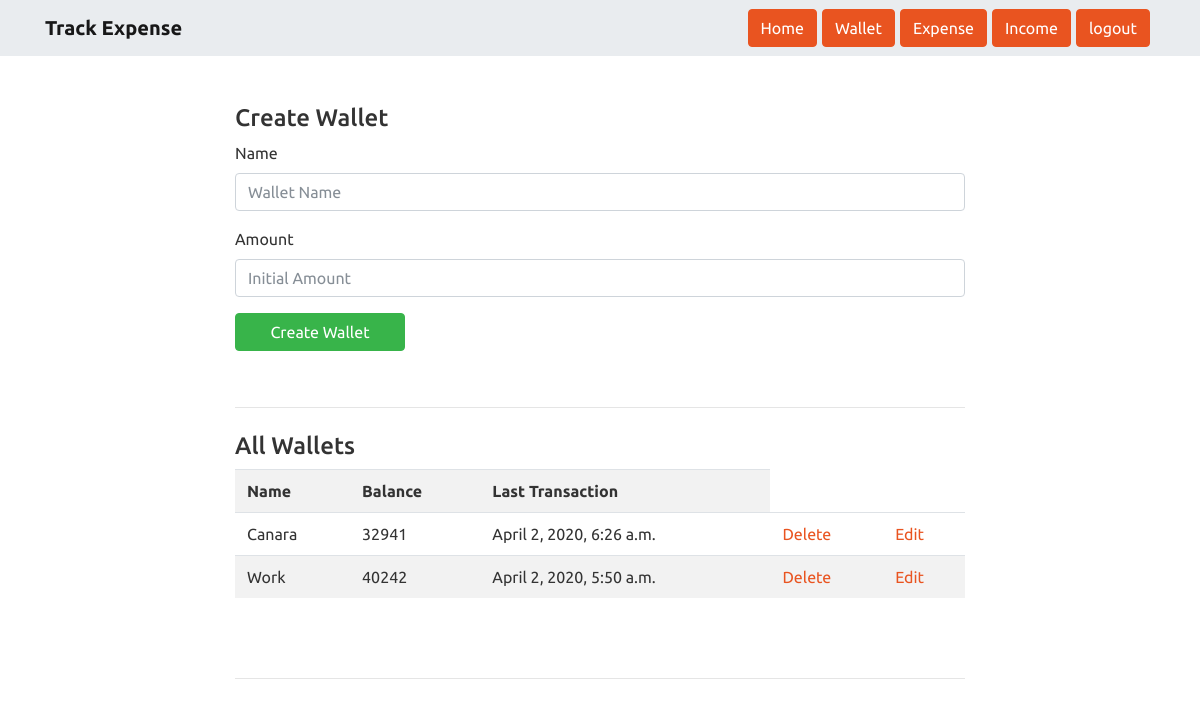
The app's page /wallet/ with its own data.
### tracker/models.py (models this page shows, shortened)
class Wallet(models.Model):
	name = models.CharField(max_length=100)
	balance = models.IntegerField()
	last_transaction = models.DateTimeField()
	user = models.ForeignKey(User, on_delete=models.CASCADE, null=True)

### tracker/views.py (the view)
# urls.py: path('wallet/',get_all_wallet),
def get_all_wallet(request):
	user= request.user
	all_wallet=Wallet.objects.all()
	return render(request,"wallet.html",{"all_wallet":all_wallet})

### tracker/templates/wallet.html (shortened to what this page needs)
{% extends 'home.html' %} {% block body %}
<div class="container">
    <div class="row">
        <div class="col-md-2"></div>
        <div class="col-md-8">
            <br>
            <div class="sub-head mt-4 mb-2">
                <h4>Create Wallet</h4>
            </div>
            <form action="/create_wallet/" method="POST">
                <div class="form-group">
                    <label>Name</label>
                    <input class="form-control" type="text" name="name" placeholder="Wallet Name">
                </div>
                <div class="form-group">
                    <label>Amount</label>
                    <input class="form-control" type="number" name="balance" placeholder="Initial Amount">
                </div>
                <button type="submit" class="btn btn-success" style="width: 170px;">Create Wallet</button>
            </form><br>
            <hr>
            <div class="sub-head mt-4 mb-2">
                <h4>All Wallets</h4>
            </div>
            <table class="table table-striped">
                <tr>
                    <th>Name</th>
                    <th>Balance</th>
                    <th>Last Transaction</th>
                </tr>
                {% for wallet in all_wallet %}
                    <tr>
                        <td>{{ wallet.name }}</td>
                        <td>{{ wallet.balance }}</td>
                        <td>{{ wallet.last_transaction }}</td>
                        <td><a href="/delete_wallet/{{wallet.id}}/">Delete</a></td>
						<td><a href="/edit_wallet/{{wallet.id}}/">Edit</button></td>
						</tr>
                {% endfor %}
            </table>
            <br><br>
            <hr>
            <br>
        </div>
        <div class="col-md-2"></div>
</div>
</div>
{% endblock %}

### tracker/templates/home.html (style rules this page uses)
body { font-family: 'Nunito Sans', ; }

### records on screen
Wallet: name "Canara", balance "32941", last_transaction "April 2, 2020, 6:26 a.m."
Wallet: name "Work", balance "40242", last_transaction "April 2, 2020, 5:50 a.m."
